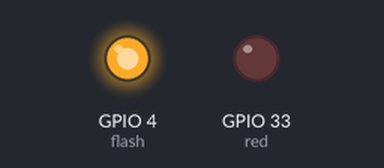
A program run on a simulated ESP32 board running MicroPython. Parts: output pins drawn as LEDs (lit = HIGH). What the program prints to the serial console is not drawn. At 8.8 s the program stops and its outputs stay as they are.

Above: at 0.7 s.
At 8.6 s:
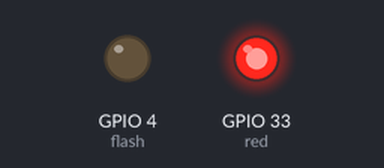
Timing chart, 0 to 10.1 s (numbered marks = the images above):
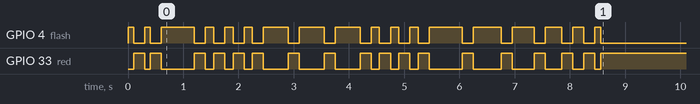

Measured:
- by itself, GPIO 4 (flash): LOW → HIGH at 0.00 s, → LOW 0.10 s later, → HIGH 0.20 s later, → LOW 0.10 s later, … (36 changes in this stretch)
- by itself, GPIO 33 (red): LOW → HIGH at 0.10 s, → LOW 0.20 s later, → HIGH 0.10 s later, → LOW 0.20 s later, … (35 changes in this stretch)

The program:

pattern_list.py
```python
from machine import Pin
import time

flash = Pin(4, Pin.OUT, value=0)
red = Pin(33, Pin.OUT, value=1)

heart = [100, 100, 600]
sos = [150, 150, 150, 450, 450, 450, 150, 150, 150]
speedup = [600, 500, 400, 300, 200, 100]

playlist = [heart, sos, speedup]


def run_pattern(pin_obj, pin_obj2, pattern_list, on = 1, off = 0):
    count = 0
    for ms in pattern_list:

        if count == 0:
            pin_obj.value(on)
            pin_obj2.value(off)
            time.sleep_ms(ms)
            pin_obj.value(off)
            pin_obj2.value(on)
            time.sleep_ms(200)
        else:
            pin_obj.value(on)
            time.sleep_ms(ms)
            pin_obj.value(off)
            time.sleep_ms(200)

def make_speedup(count, start, step):
    result = []
    for i in range(count):
        result.append(start - i * step)
    return result


for song in playlist:
    print("재생:", song)
    run_pattern(flash, red, song)
#    run_pattern(red, [800], 0)

print("플레이리스트 끝")
```
